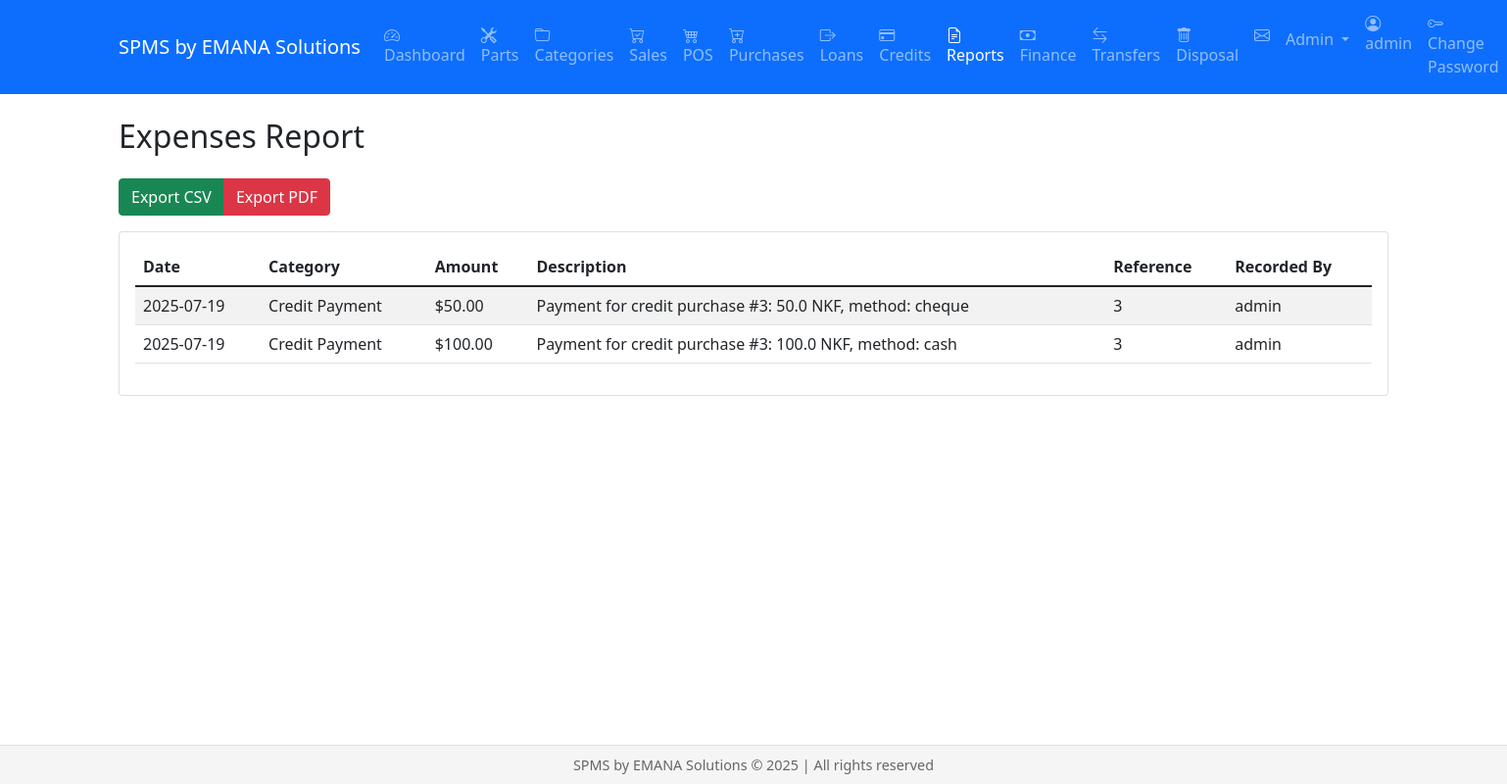
The page /reports/expenses (signed in) on the database as committed earlier.
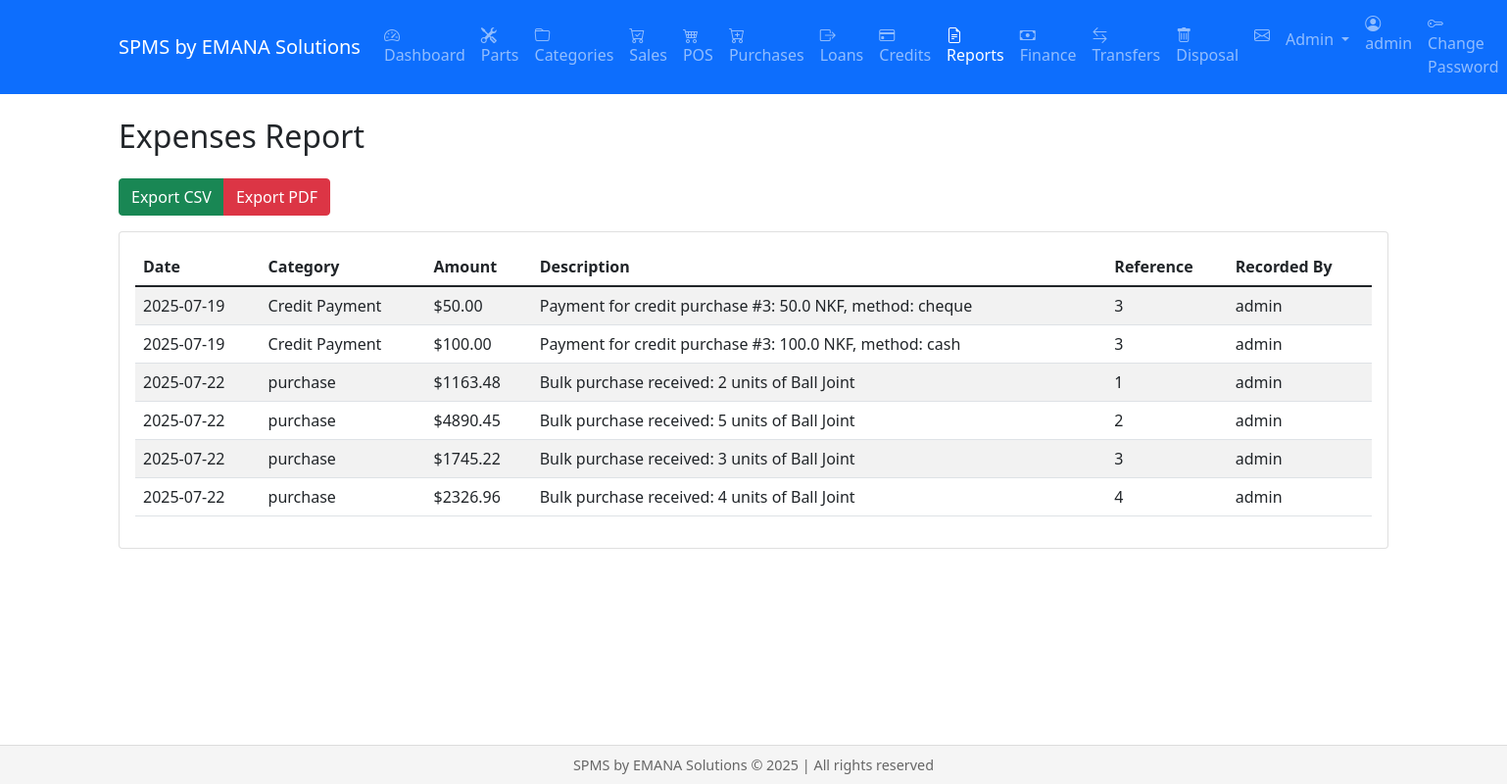
The same page on the database as committed later.
### models.py (models this page shows, shortened)
class FinancialTransaction(db.Model):
    id = db.Column(db.Integer, primary_key=True)
    date = db.Column(db.DateTime, default=datetime.utcnow)
    type = db.Column(db.String(20))  # revenue, expense
    category = db.Column(db.String(50))  # utilities, salary, Water, Electricity, etc.
    amount = db.Column(db.Float)
    description = db.Column(db.Text)
    reference_id = db.Column(db.String(50))  # Reference to related transaction (sale_id, purchase_id, etc.)
    user_id = db.Column(db.Integer, db.ForeignKey('user.id'))
    voided = db.Column(db.Boolean, default=False)
    void_reason = db.Column(db.Text)
    voided_by_id = db.Column(db.Integer, db.ForeignKey('user.id'))
    voided_at = db.Column(db.DateTime)
    void_reference_id = db.Column(db.Integer, db.ForeignKey('financial_transaction.id'))  # Reference to the reversing entry
    exchange_rate = db.Column(db.Float)
    user = db.relationship('User', backref='financial_transactions', foreign_keys=[user_id])
    voided_by = db.relationship('User', backref='voided_transactions', foreign_keys=[voided_by_id])
    void_reference = db.relationship('FinancialTransaction', backref='original_transaction',
                                   remote_side=[id], foreign_keys=[void_reference_id])

class User(db.Model, UserMixin):
    id = db.Column(db.Integer, primary_key=True)
    username = db.Column(db.String(80), unique=True, nullable=False)
    email = db.Column(db.String(120), unique=True, nullable=False)
    password_hash = db.Column(db.String(256))
    role = db.Column(db.String(20), default='staff')  # admin, manager, staff
    created_at = db.Column(db.DateTime, default=datetime.utcnow)
    active = db.Column(db.Boolean, default=True)  # Renamed from is_active to active
    fs_uniquifier = db.Column(db.String(64), unique=True, nullable=False)
    confirmed_at = db.Column(db.DateTime, nullable=True, default=None)
    roles = db.relationship('Role', secondary=roles_users, backref=db.backref('users', lazy='dynamic'))
    @property
    def is_authenticated(self):
        return True
    @property
    def is_active(self):
        return self.active  # Now returns the active column value

### views/reports.py (the view)
@reports.route('/reports/expenses')
@login_required
@finance_access_required
@role_required('admin', 'manager')
def expenses():
    start_date_str = request.args.get('start_date')
    end_date_str = request.args.get('end_date')
    start_datetime, end_datetime = parse_date_range(start_date_str, end_date_str)
    expenses = FinancialTransaction.query.filter(
        FinancialTransaction.type == 'expense',
        FinancialTransaction.date >= start_datetime,
        FinancialTransaction.date <= end_datetime
    ).all()
    total_expenses = sum(exp.amount for exp in expenses)
    daily_expenses = db.session.query(
        func.date(FinancialTransaction.date),
        func.sum(FinancialTransaction.amount)
    ).filter(
        FinancialTransaction.type == 'expense',
        FinancialTransaction.date >= start_datetime,
        FinancialTransaction.date <= end_datetime
    ).group_by(func.date(FinancialTransaction.date)).all()
    dates = [str(date) for date, _ in daily_expenses]
    amounts = [float(amount) for _, amount in daily_expenses]
    return render_template('reports/expenses.html',
                         expenses=expenses,
                         start_date=format_date(start_datetime),
                         end_date=format_date(end_datetime),
                         total_expenses=total_expenses,
                         daily_expenses=daily_expenses,
                         dates=dates,
                         amounts=amounts)

### utils/date_utils.py (called while the page is built)
def format_date(date: datetime) -> str:
    return date.strftime(DATE_FORMAT)

def parse_date_range(start_date_str: str | None, end_date_str: str | None, default_days: int = 30) -> tuple[datetime, datetime]:
    try:
        if start_date_str and end_date_str:
            start_date = get_start_of_day(parse_date(start_date_str))
            end_date = get_end_of_day(parse_date(end_date_str))
        else:
            end_date = datetime.utcnow()
            start_date = end_date - timedelta(days=default_days)
        return start_date, end_date
    except ValueError:
        end_date = datetime.utcnow()
        start_date = end_date - timedelta(days=default_days)
        return start_date, end_date

### views/reports.py (called while the page is built)
def finance_access_required(f):
    @wraps(f)
    def decorated_function(*args, **kwargs):
        if not current_user.is_authenticated or current_user.role not in ['admin', 'manager']:
            flash('You need to be an admin or manager to access financial reports.', 'error')
            return redirect(url_for('dashboard.index'))
        return f(*args, **kwargs)
    return decorated_function

### templates/reports/expenses.html (shortened to what this page needs)
{% extends "base.html" %}
{% block content %}
<div class="container">
    <h2 class="mb-4">Expenses Report</h2>
    <div class="btn-group mb-3">
        <a href="{{ url_for('reports.export', report_type='expenses', format='csv') }}" class="btn btn-success">Export CSV</a>
        <a href="{{ url_for('reports.export', report_type='expenses', format='pdf') }}" class="btn btn-danger">Export PDF</a>
    </div>
    <div class="card">
        <div class="card-body">
            <div class="table-responsive">
                <table class="table table-striped">
                    <thead>
                        <tr>
                            <th>Date</th>
                            <th>Category</th>
                            <th>Amount</th>
                            <th>Description</th>
                            <th>Reference</th>
                            <th>Recorded By</th>
                        </tr>
                    </thead>
                    <tbody>
                        {% for expense in expenses %}
                        <tr>
                            <td>{{ expense.date.strftime('%Y-%m-%d') }}</td>
                            <td>{{ expense.category }}</td>
                            <td>${{ "%.2f"|format(expense.amount) }}</td>
                            <td>{{ expense.description }}</td>
                            <td>{{ expense.reference_id }}</td>
                            <td>{{ expense.user.username }}</td>
                        </tr>
                        {% endfor %}
                    </tbody>
                </table>
            </div>
        </div>
    </div>
</div>
{% endblock %}

Rows that differ between the two databases and show on the page:
added FinancialTransaction: date "2025-07-22", category "purchase", amount "1163.48", description "Bulk purchase received: 2 units of Ball Joint", reference_id "1", user.username "admin"
added FinancialTransaction: date "2025-07-22", category "purchase", amount "4890.45", description "Bulk purchase received: 5 units of Ball Joint", reference_id "2", user.username "admin"
added FinancialTransaction: date "2025-07-22", category "purchase", amount "1745.22", description "Bulk purchase received: 3 units of Ball Joint", reference_id "3", user.username "admin"
added FinancialTransaction: date "2025-07-22", category "purchase", amount "2326.96", description "Bulk purchase received: 4 units of Ball Joint", reference_id "4", user.username "admin"
